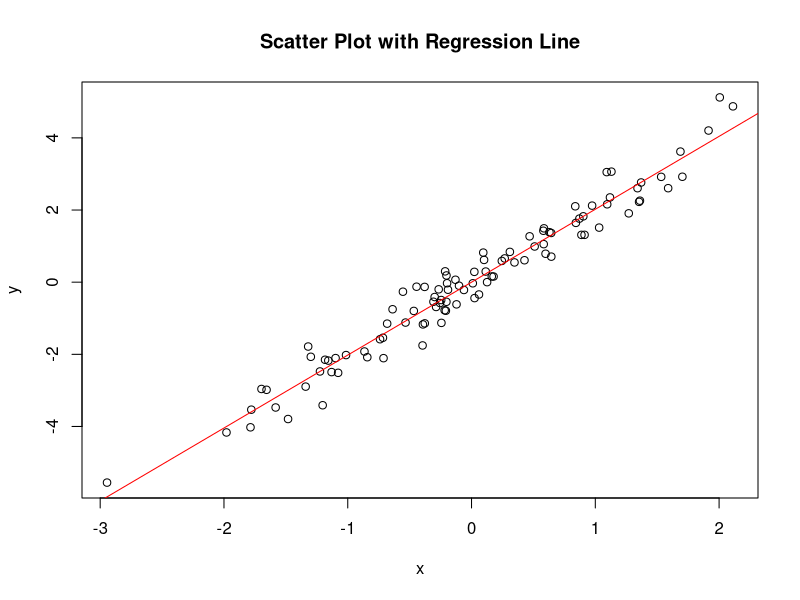

Generate this figure with R:
# test_script.R
# Simple R script to generate provenance

x <- rnorm(100)
y <- x * 2 + rnorm(100, sd=0.5)

# Fit a linear model
model <- lm(y ~ x)

# Print summary
print(summary(model))

# Generate a plot
pdf("scatter_plot.pdf")
plot(x, y, main="Scatter Plot with Regression Line")
abline(model, col="red")
dev.off()

message("Script execution complete!")
